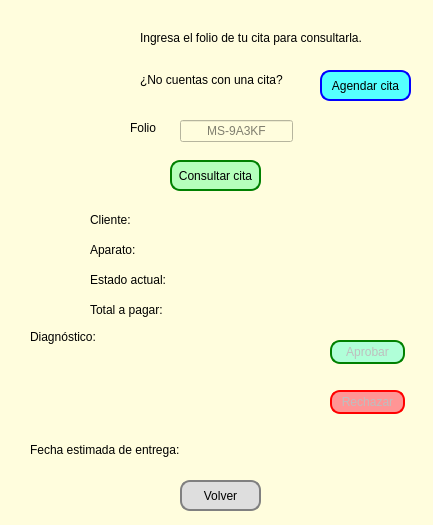
<?xml version="1.0" encoding="UTF-8"?>
<ui version="4.0">
 <class>Form</class>
 <widget class="QWidget" name="Form">
  <property name="geometry">
   <rect>
    <x>0</x>
    <y>0</y>
    <width>433</width>
    <height>525</height>
   </rect>
  </property>
  <property name="windowTitle">
   <string>Consulta de cita</string>
  </property>
  <property name="styleSheet">
   <string notr="true">background-color: rgb(255, 253, 221);</string>
  </property>
  <widget class="QLabel" name="label_2">
   <property name="geometry">
    <rect>
     <x>140</x>
     <y>30</y>
     <width>271</width>
     <height>16</height>
    </rect>
   </property>
   <property name="styleSheet">
    <string notr="true">font: 9pt &quot;Verdana&quot;;</string>
   </property>
   <property name="text">
    <string>Ingresa el folio de tu cita para consultarla.</string>
   </property>
  </widget>
  <widget class="QLabel" name="label_3">
   <property name="geometry">
    <rect>
     <x>130</x>
     <y>120</y>
     <width>41</width>
     <height>16</height>
    </rect>
   </property>
   <property name="styleSheet">
    <string notr="true">font: 9pt &quot;Verdana&quot;;</string>
   </property>
   <property name="text">
    <string>Folio</string>
   </property>
  </widget>
  <widget class="QLineEdit" name="input_folio">
   <property name="geometry">
    <rect>
     <x>180</x>
     <y>120</y>
     <width>113</width>
     <height>22</height>
    </rect>
   </property>
   <property name="styleSheet">
    <string notr="true"/>
   </property>
   <property name="alignment">
    <set>Qt::AlignmentFlag::AlignCenter</set>
   </property>
   <property name="placeholderText">
    <string>MS-9A3KF</string>
   </property>
  </widget>
  <widget class="QPushButton" name="btn_buscar">
   <property name="geometry">
    <rect>
     <x>170</x>
     <y>160</y>
     <width>91</width>
     <height>31</height>
    </rect>
   </property>
   <property name="styleSheet">
    <string notr="true">background-color: rgb(181, 255, 187);
border: 2px solid green;
border-radius: 10px;</string>
   </property>
   <property name="text">
    <string>Consultar cita</string>
   </property>
  </widget>
  <widget class="QPushButton" name="btn_volver">
   <property name="geometry">
    <rect>
     <x>180</x>
     <y>480</y>
     <width>81</width>
     <height>31</height>
    </rect>
   </property>
   <property name="styleSheet">
    <string notr="true">border: 2px solid gray;
border-radius: 10px;
background-color: rgb(222, 222, 222);</string>
   </property>
   <property name="text">
    <string>Volver</string>
   </property>
  </widget>
  <widget class="QLabel" name="label_4">
   <property name="geometry">
    <rect>
     <x>140</x>
     <y>70</y>
     <width>171</width>
     <height>20</height>
    </rect>
   </property>
   <property name="styleSheet">
    <string notr="true">font: 9pt &quot;Verdana&quot;;</string>
   </property>
   <property name="text">
    <string>¿No cuentas con una cita?</string>
   </property>
  </widget>
  <widget class="QPushButton" name="btn_agendar_nueva">
   <property name="geometry">
    <rect>
     <x>320</x>
     <y>70</y>
     <width>91</width>
     <height>31</height>
    </rect>
   </property>
   <property name="styleSheet">
    <string notr="true">background-color: rgb(85, 255, 255);
font: italic 9pt &quot;Segoe UI&quot;;
border: 2px solid blue;
border-radius: 10px;</string>
   </property>
   <property name="text">
    <string>Agendar cita</string>
   </property>
  </widget>
  <widget class="QLabel" name="lbl_cliente">
   <property name="geometry">
    <rect>
     <x>90</x>
     <y>210</y>
     <width>271</width>
     <height>20</height>
    </rect>
   </property>
   <property name="styleSheet">
    <string notr="true">font: 8pt &quot;Verdana&quot;;</string>
   </property>
   <property name="text">
    <string>Cliente:</string>
   </property>
  </widget>
  <widget class="QLabel" name="lbl_aparato">
   <property name="geometry">
    <rect>
     <x>90</x>
     <y>240</y>
     <width>271</width>
     <height>20</height>
    </rect>
   </property>
   <property name="styleSheet">
    <string notr="true">font: 8pt &quot;Verdana&quot;;</string>
   </property>
   <property name="text">
    <string>Aparato:</string>
   </property>
  </widget>
  <widget class="QLabel" name="lbl_estado">
   <property name="geometry">
    <rect>
     <x>90</x>
     <y>270</y>
     <width>271</width>
     <height>20</height>
    </rect>
   </property>
   <property name="styleSheet">
    <string notr="true">font: 8pt &quot;Verdana&quot;;</string>
   </property>
   <property name="text">
    <string>Estado actual: </string>
   </property>
  </widget>
  <widget class="QLabel" name="lbl_total">
   <property name="geometry">
    <rect>
     <x>90</x>
     <y>300</y>
     <width>271</width>
     <height>20</height>
    </rect>
   </property>
   <property name="styleSheet">
    <string notr="true">font: 8pt &quot;Verdana&quot;;</string>
   </property>
   <property name="text">
    <string>Total a pagar:</string>
   </property>
  </widget>
  <widget class="QLabel" name="label">
   <property name="geometry">
    <rect>
     <x>20</x>
     <y>20</y>
     <width>111</width>
     <height>91</height>
    </rect>
   </property>
   <property name="text">
    <string/>
   </property>
   <property name="pixmap">
    <pixmap>logoJG.png</pixmap>
   </property>
   <property name="scaledContents">
    <bool>true</bool>
   </property>
  </widget>
  <widget class="QLabel" name="lbl_diagnostico">
   <property name="geometry">
    <rect>
     <x>30</x>
     <y>330</y>
     <width>271</width>
     <height>91</height>
    </rect>
   </property>
   <property name="styleSheet">
    <string notr="true">font: 8pt &quot;Verdana&quot;;</string>
   </property>
   <property name="text">
    <string>Diagnóstico:</string>
   </property>
   <property name="alignment">
    <set>Qt::AlignmentFlag::AlignLeading|Qt::AlignmentFlag::AlignLeft|Qt::AlignmentFlag::AlignTop</set>
   </property>
   <property name="wordWrap">
    <bool>true</bool>
   </property>
  </widget>
  <widget class="QPushButton" name="btn_aprobar">
   <property name="enabled">
    <bool>false</bool>
   </property>
   <property name="geometry">
    <rect>
     <x>330</x>
     <y>340</y>
     <width>75</width>
     <height>24</height>
    </rect>
   </property>
   <property name="styleSheet">
    <string notr="true">border: 2px solid green;
border-radius: 10px;
background-color: rgb(176, 255, 216);</string>
   </property>
   <property name="text">
    <string>Aprobar</string>
   </property>
  </widget>
  <widget class="QPushButton" name="btn_rechazar">
   <property name="enabled">
    <bool>false</bool>
   </property>
   <property name="geometry">
    <rect>
     <x>330</x>
     <y>390</y>
     <width>75</width>
     <height>24</height>
    </rect>
   </property>
   <property name="styleSheet">
    <string notr="true">border: 2px solid red;
border-radius: 10px;
background-color: rgb(255, 149, 149);</string>
   </property>
   <property name="text">
    <string>Rechazar</string>
   </property>
  </widget>
  <widget class="QLabel" name="lbl_fecha_entrega">
   <property name="enabled">
    <bool>true</bool>
   </property>
   <property name="geometry">
    <rect>
     <x>30</x>
     <y>440</y>
     <width>361</width>
     <height>20</height>
    </rect>
   </property>
   <property name="styleSheet">
    <string notr="true">font: 8pt &quot;Verdana&quot;;</string>
   </property>
   <property name="text">
    <string>Fecha estimada de entrega:</string>
   </property>
  </widget>
 </widget>
 <resources/>
 <connections/>
</ui>
